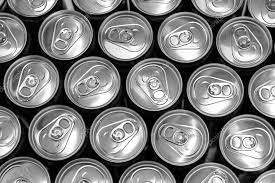
#> input picture Hough Transform/cans.pgm, 275 x 183 px, found by its file name
$ python HTS.py
#> lines starting #> are read from the running program, lines starting #| are printed output that depends on the picture; long printed decimals are rounded
import sys
import numpy as np
import matplotlib.pyplot as plt
import matplotlib.patches as plt_patches
from scipy.signal import fftconvolve
from scipy.ndimage import filters

_MIN_RADIUS = 15
_MAX_RADIUS = 75
_RADIUS_STEP = 5
_ANNULUS_WIDTH = 5
_EDGE_THRESHOLD = 0.005
_NEG_INTERIOR_WEIGHT = 1.1


def _detectEdges(image, threshold):
    """
    Sobel edge detection on the image
    """
    # sobel filter in x and y direction
    image = filters.sobel(image, 0)**2 + filters.sobel(image, 1)**2
    image -= image.min()

    # make binary image
    image = image > image.max()*threshold
    image.dtype = np.int8

    return image


def _makeAnnulusKernel(outer_radius, annulus_width):
    """
    Create an annulus with the given inner and outer radii

    Ex. inner_radius = 4, outer_radius = 6 will give you:


    """
    grids = np.mgrid[-outer_radius:outer_radius +
                     1, -outer_radius:outer_radius+1]

    # [j][i] = r^2
    kernel_template = grids[0]**2 + grids[1]**2

    # get boolean value for inclusion in the circle
    outer_circle = kernel_template <= outer_radius**2
    inner_circle = kernel_template < (outer_radius - annulus_width)**2

    # back to integers
    outer_circle.dtype = inner_circle.dtype = np.int8
    inner_circle = inner_circle*_NEG_INTERIOR_WEIGHT
    annulus = outer_circle - inner_circle
    return annulus


def _detectCircles(image, radii, annulus_width):
    """
    Perfrom a FFT Convolution over all the radii with the given annulus width.
    Smaller annulus width = more precise
    """
    acc = np.zeros((radii.size, image.shape[0], image.shape[1]))

    for i, r in enumerate(radii):
        C = _makeAnnulusKernel(r, annulus_width)
        acc[i, :, :] = fftconvolve(image, C, 'same')

    return acc

def _displayResults(image, edges, center, radius, output=None):
    """
    Display the accumulator for the radius with the highest votes.
    Draw the radius on the image and display the result.
    """

    # display accumulator image
    plt.gray()
    fig = plt.figure(1)
    fig.clf()
    subplots = []
    subplots.append(fig.add_subplot(1, 2, 1))
    plt.imshow(edges)
    plt.title('Edge image')

    # display original image
    subplots.append(fig.add_subplot(1, 2, 2))
    plt.imshow(image)
    plt.title('Center: %s, Radius: %d' % (str(center), radius))
    # draw the detected circle
    blob_circ = plt_patches.Circle(center, radius, fill=False, ec='red')
    plt.gca().add_patch(blob_circ)

    #   Fix axis distortion:
    plt.axis('image')

    if output:
        plt.savefig(output)

    plt.draw()
    plt.show()

    return


def _topNCircles(acc, radii, n):

    maxima = []
    max_positions = []
    max_signal = 0
    for i, r in enumerate(radii):
        max_positions.append(np.unravel_index(acc[i].argmax(), acc[i].shape))
        maxima.append(acc[i].max())
        # use the radius to normalize
        signal = maxima[i]/np.sqrt(float(r))

        if signal > max_signal:
            max_signal = signal
            (circle_y, circle_x) = max_positions[i]
            radius = r
        print("Maximum signal for radius %d: %d %s, normal signal: %f" %
              (r, maxima[i], max_positions[i], signal))

    # Identify maximum. Note: the values come back as index, row, column
#    max_index, circle_y, circle_x = np.unravel_index(acc.argmax(), acc.shape)

    return (circle_x, circle_y), radius  # radii[max_index]


def DetectCircleFromFile(filename, show_result=False):

    image = plt.imread(filename)
    center, radius = DetectCircle(image, True, show_result)
    return center, radius


def DetectCircle(image, preprocess=False, show_result=False):

    if preprocess:
        if image.ndim > 2:
            image = np.mean(image, axis=2)
        print("Image size: ", image.shape)

        # noise reduction
        image = filters.gaussian_filter(image, 2)

        # edges and density
        edges = _detectEdges(image, _EDGE_THRESHOLD)
        edge_list = np.array(edges.nonzero())
        density = float(edge_list[0].size)/edges.size
        print("Signal density:", density)
        if density > 0.25:
            print("High density, consider more preprocessing")

    # create kernels and detect circle
    radii = np.arange(_MIN_RADIUS, _MAX_RADIUS, _RADIUS_STEP)
    acc = _detectCircles(edges, radii, _ANNULUS_WIDTH)
    center, radius = _topNCircles(acc, radii, 1)
    print("Circle detected at ", center, radius)

    if show_result:
        _displayResults(image, edges, center, radius)

    return center, radius


def _run(filename):
    return DetectCircleFromFile(filename)


def _test():
    # [8 lines of commented-out code are left out]
    DetectCircleFromFile('Hough Transform/cans.pgm', True)
#> in DetectCircleFromFile, image is the input picture: shape (183, 275); min 0, max 255, mean 125.6
#| Image size:  (183, 275)
#> in DetectCircle, `image = filters.gaussian_filter(image, 2)`:
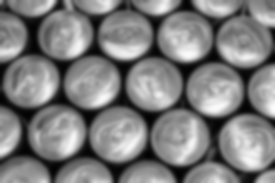
#> image: shape (183, 275); min 1, max 252, mean 124.6
#> in _detectEdges, `image = filters.sobel(image, 0)**2 + filters.sobel(image, 1)**2`:
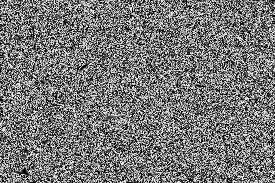
#> image: shape (183, 275); min 0, max 250, mean 119.6
#> in _detectEdges, `image = image > image.max()*threshold`:
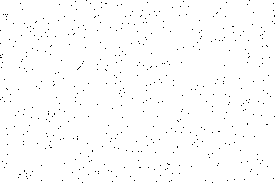
#> image: shape (183, 275) bool; 99% white; black in thin lines or dots
#| Signal density: 0.99
#> the loop in _topNCircles, `for i, r in enumerate(radii):` made 12 passes
#> (signal, max_signal, circle_y, circle_x) on passes 1 to 5: (96.67, 96.67, 140, 45), (109.9, 109.9, 101, 235), (118.7, 118.7, 64, 112), (125.6, 125.6, 39, 31), (129.5, 129.5, 93, 220)
#> signal on passes 6 to 11: 126.9, 126.7, 122.3, 117.9, 113.8, 108.3
#| Maximum signal for radius 15: 374 (140, 45), normal signal: 96.670
#| Maximum signal for radius 20: 491 (101, 235), normal signal: 109.925
#| Maximum signal for radius 25: 593 (64, 112), normal signal: 118.700
#| Maximum signal for radius 30: 687 (39, 31), normal signal: 125.611
#| Maximum signal for radius 35: 766 (93, 220), normal signal: 129.495
#| Maximum signal for radius 40: 802 (98, 215), normal signal: 126.934
#| Maximum signal for radius 45: 849 (73, 135), normal signal: 126.681
#| Maximum signal for radius 50: 864 (75, 140), normal signal: 122.287
#> (further printed lines are left out)
#> after the loop in _topNCircles, `for i, r in enumerate(radii):`: circle_x = 220; circle_y = 93; max_positions = [(140, 45), (101, 235), (64, 112), (39, 31), (93, 220), (98, 215), (73, 135), (75, 140), (58, 138), (109, 80), (116, 155), (111, 167)]; max_signal = 129.5; maxima = [374.4, 491.6, 593.5, 688, 766.1, 802.8, 849.8, 864.7, 874.3, 881.5, 872.8, 817.6]; radius = 35
#> in DetectCircle, `center, radius = _topNCircles(acc, radii, 1)`: center = (220, 93); radius = 35
#| Circle detected at  (220, 93) 35
#> in _displayResults, `plt.show()`:
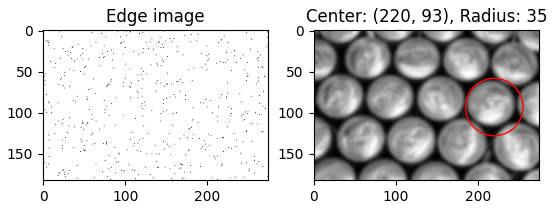
#> figure drawn by matplotlib, 2 panels
#> in DetectCircleFromFile, `center, radius = DetectCircle(image, True, show_result)`: center = (220, 93); radius = 35
#    DetectCircleFromVideo("/home/vinnie/workspace/Intelligent-Artifacts/AMID/data/MRI_SAX_AVI/321/(MAIN)04052012-173005.avi")


if __name__ == "__main__":
    if (len(sys.argv) > 1):
        _run(sys.argv[1])
    else:
        _test()

$ run again, with Hough Transform/lion.pgm copied over Hough Transform/cans.pgm
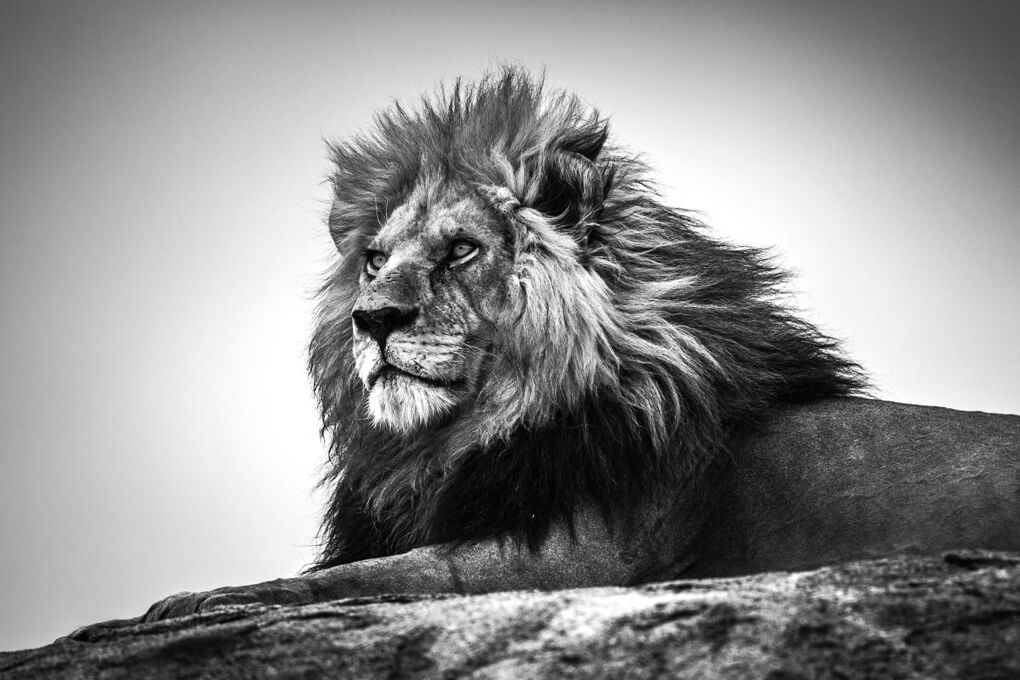
#> input picture Hough Transform/lion.pgm, 1020 x 680 px, found by its file name
#> in DetectCircleFromFile, image is the input picture: shape (680, 1020); min 0, max 255, mean 140.7
#| Image size:  (680, 1020)
#> in _detectEdges, `image = image > image.max()*threshold`:
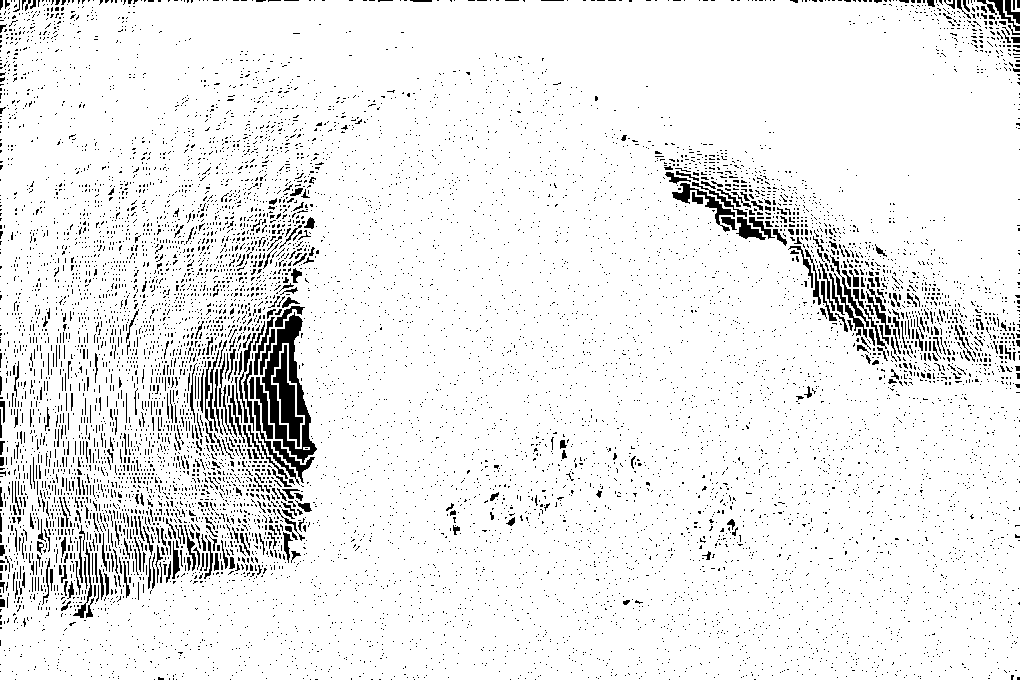
#> image: shape (680, 1020) bool; 92.8% white; black in thin lines or dots
#| Signal density: 0.9283
#> the loop in _topNCircles, `for i, r in enumerate(radii):` made 12 passes
#> (signal, max_signal, circle_y, circle_x) on passes 1 to 5: (97.06, 97.06, 207, 39), (110.5, 110.5, 599, 637), (120, 120, 515, 460), (127, 127, 517, 450), (130.7, 130.7, 457, 558)
#> (printed output is left out)
#> after the loop in _topNCircles, `for i, r in enumerate(radii):`: circle_x = 558; circle_y = 457; max_positions = [(207, 39), (599, 637), (515, 460), (517, 450), (457, 558), (536, 713), (204, 747), (211, 751), (203, 757), (204, 721), (198, 716), (193, 725)]; max_signal = 130.7; maxima = [375.9, 494.1, 599.9, 695.6, 773.1, 814.1, 865.9, 906.4, 943.6, 983.1, 1032.1, 1000.7]; radius = 35
#> in DetectCircle, `center, radius = _topNCircles(acc, radii, 1)`: center = (558, 457); radius = 35
#| Circle detected at  (558, 457) 35
#> in _displayResults, `plt.show()`:
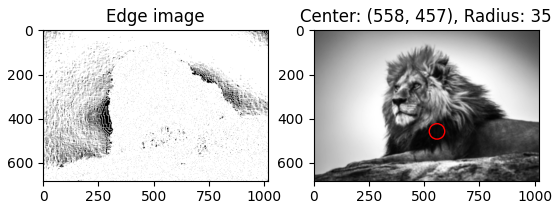
#> figure drawn by matplotlib, 2 panels
#> in DetectCircleFromFile, `center, radius = DetectCircle(image, True, show_result)`: center = (558, 457); radius = 35
